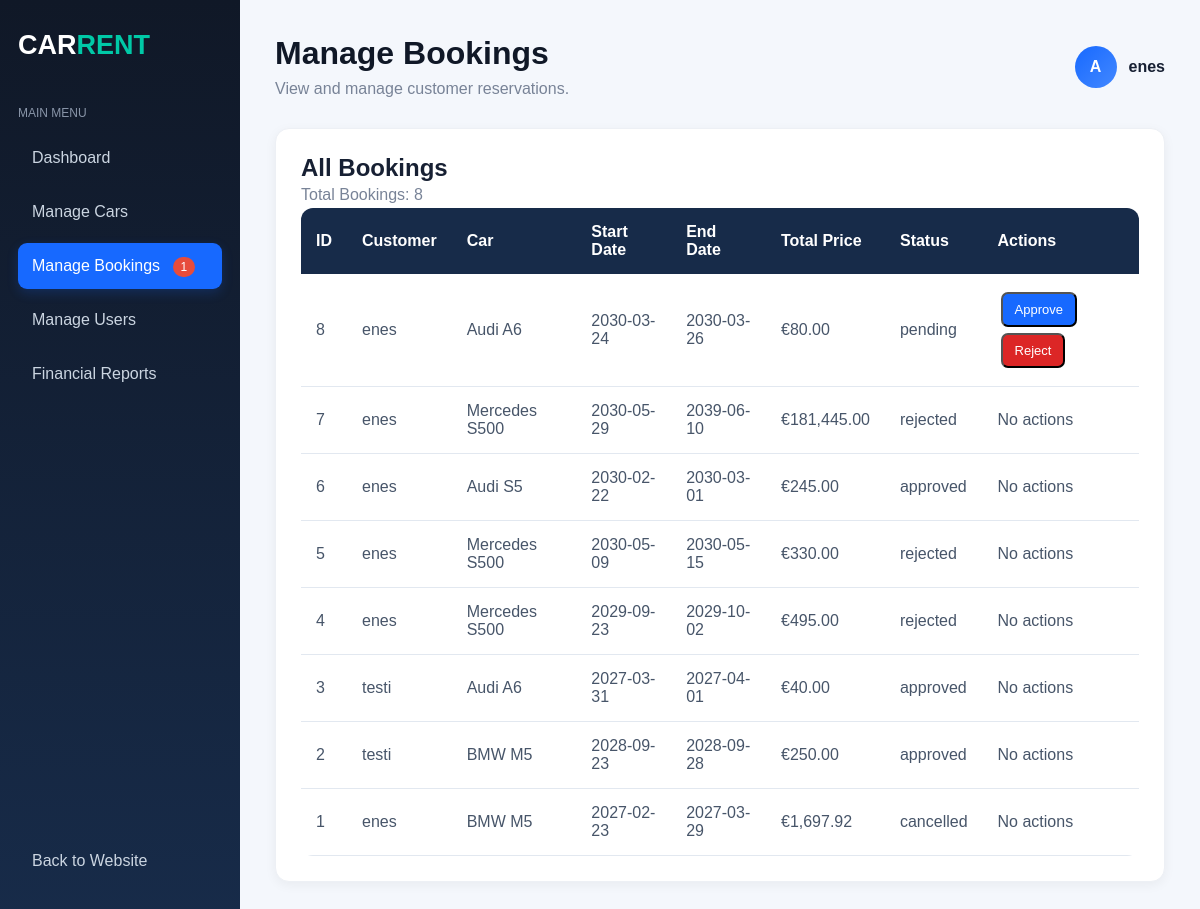
The app's page /admin/bookings.php (signed in) with its own data.
### tables this page shows
CREATE TABLE `bookings` (
  `id` int(11) NOT NULL,
  `user_id` int(11) NOT NULL,
  `car_id` int(11) NOT NULL,
  `start_date` date NOT NULL,
  `end_date` date NOT NULL,
  `total_price` decimal(10,2) NOT NULL,
  `status` enum('pending','approved','rejected','cancelled') DEFAULT 'pending',
  `created_at` timestamp NOT NULL DEFAULT current_timestamp()
);

CREATE TABLE `users` (
  `id` int(11) NOT NULL,
  `full_name` varchar(100) NOT NULL,
  `username` varchar(50) NOT NULL,
  `email` varchar(100) NOT NULL,
  `password` varchar(255) NOT NULL,
  `role` enum('admin','user') DEFAULT 'user',
  `created_at` timestamp NOT NULL DEFAULT current_timestamp()
);

CREATE TABLE `cars` (
  `id` int(11) NOT NULL,
  `brand` varchar(50) NOT NULL,
  `model` varchar(50) NOT NULL,
  `year` int(11) NOT NULL,
  `color` varchar(30) DEFAULT NULL,
  `price_per_day` decimal(10,2) NOT NULL,
  `image` varchar(255) DEFAULT NULL,
  `description` text DEFAULT NULL,
  `status` enum('available','unavailable') DEFAULT 'available',
  `created_at` timestamp NOT NULL DEFAULT current_timestamp()
);

### admin/bookings.php (the view, shortened to what this page needs)
<?php
require_once "../includes/config.php";
$pending_bookings = $conn->query("
    SELECT COUNT(*) FROM bookings
    WHERE status = 'pending'
")->fetchColumn();
$sql = "SELECT
            bookings.*,
            users.full_name,
            cars.brand,
            cars.model
        FROM bookings
        INNER JOIN users ON bookings.user_id = users.id
        INNER JOIN cars ON bookings.car_id = cars.id
        ORDER BY bookings.id DESC";
$stmt = $conn->prepare($sql);
$stmt->execute();
$bookings = $stmt->fetchAll();
?>
<!DOCTYPE html>
<html lang="en">
<head>
    <link rel="stylesheet" href="../assets/css/style.css">
</head>
<body class="admin-body">
<div class="admin-layout">
    <aside class="admin-sidebar">
        <h2 class="admin-logo">CAR<span>RENT</span></h2>
        <p class="sidebar-title">MAIN MENU</p>
        <a href="dashboard.php" class="sidebar-link">
            Dashboard
        </a>
        <a href="cars.php" class="sidebar-link">
            Manage Cars
        </a>
        <a href="bookings.php" class="sidebar-link active">
            Manage Bookings
                <?php if ($pending_bookings > 0): ?>
                    <span style="
                        background: #e74c3c;
                        color: white;
                        padding: 3px 8px;
                        border-radius: 20px;
                        font-size: 12px;
                        margin-left: 8px;
                     ">
                        <?php echo $pending_bookings; ?>
                    </span>
                <?php endif; ?>
        </a>
        <a href="users.php" class="sidebar-link">
            Manage Users
        </a>
        <a href="reports.php" class="sidebar-link">
            Financial Reports
        </a>
        <div class="sidebar-bottom">
            <a href="../index.php" class="sidebar-link">
                Back to Website
            </a>
        </div>
    </aside>
    <main class="admin-main">
        <div class="admin-topbar">
            <div>
                <h1>Manage Bookings</h1>
                <p>View and manage customer reservations.</p>
            </div>
            <div class="admin-profile">
                <div class="profile-circle">A</div>
                <span>
                    <?php echo htmlspecialchars($_SESSION["full_name"]); ?>
                </span>
            </div>
        </div>
        <div class="admin-info">
            <h2>All Bookings</h2>
            <p>Total Bookings: <?php echo count($bookings); ?></p>
            <div class="cars-table-container">
                <table class="cars-table">
                    <thead>
                        <tr>
                            <th>ID</th>
                            <th>Customer</th>
                            <th>Car</th>
                            <th>Start Date</th>
                            <th>End Date</th>
                            <th>Total Price</th>
                            <th>Status</th>
                            <th>Actions</th>
                        </tr>
                    </thead>
                    <tbody>
                    <?php if (count($bookings) > 0): ?>
                        <?php foreach ($bookings as $booking): ?>
                            <tr>
                                <td>
                                    <?php echo $booking["id"]; ?>
                                </td>
                                <td>
                                    <?php echo htmlspecialchars($booking["full_name"]); ?>
                                </td>
                                <td>
                                    <?php
                                    echo htmlspecialchars(
                                        $booking["brand"] . " " . $booking["model"]
                                    );
                                    ?>
                                </td>
                                <td>
                                    <?php echo htmlspecialchars($booking["start_date"]); ?>
                                </td>
                                <td>
                                    <?php echo htmlspecialchars($booking["end_date"]); ?>
                                </td>
                                <td>
                                    €<?php echo number_format($booking["total_price"], 2); ?>
                                </td>
                                <td>
                                    <?php echo htmlspecialchars($booking["status"]); ?>
                                </td>
                                <td>
                                    <?php if ($booking["status"] == "pending"): ?>
                                        <form method="POST" style="display:inline;">
                                            <button type="submit" class="edit-btn">
                                                Approve
                                            </button>
                                        </form>
                                        <form method="POST" style="display:inline;">
                                            <button type="submit" class="delete-btn">
                                                Reject
                                            </button>
                                        </form>
                                    <?php else: ?>
                                        No actions
                                    <?php endif; ?>
                                </td>
                            </tr>
                        <?php endforeach; ?>
                    <?php else: ?>
                        <tr>
                            <td colspan="8">No bookings found.</td>
                        </tr>
                    <?php endif; ?>
                    </tbody>
                </table>
            </div>
        </div>
    </main>
</div>
</body>
</html>

### assets/css/style.css (style rules this page uses)
* { margin: 0; padding: 0; box-sizing: border-box; font-family: Arial, sans-serif; }
body { background-color: #f5f6fa; color: #222; }
.admin-body { margin: 0; background: #f1f4f9; font-family: Arial, sans-serif; }
.admin-layout { display: flex; min-height: 100vh; }
.admin-sidebar { width: 240px; background: #101827; color: white; padding: 25px 18px; display: flex; flex-direction: column; box-sizing: border-box; }
.admin-logo { font-size: 27px; margin: 5px 0 45px; color: white; }
.admin-logo span { color: #3498db; }
.sidebar-title { color: #8995a8; font-size: 12px; margin-bottom: 15px; }
.sidebar-link { display: block; color: #cbd5e1; text-decoration: none; padding: 14px; border-radius: 8px; margin-bottom: 8px; transition: 0.3s; }
.sidebar-link:hover, .sidebar-link.active { background: #2563eb; color: white; }
.sidebar-bottom { margin-top: auto; }
.admin-main { flex: 1; padding: 35px; min-width: 0; }
.admin-topbar { display: flex; justify-content: space-between; align-items: center; gap: 15px; margin-bottom: 30px; }
.admin-topbar h1 { color: #172033; margin: 0 0 8px; }
.admin-topbar p { color: #788397; margin: 0; }
.admin-profile { display: flex; align-items: center; gap: 12px; font-weight: bold; color: #172033; }
.profile-circle { width: 42px; height: 42px; border-radius: 50%; background: #2563eb; color: white; display: flex; align-items: center; justify-content: center; }
.admin-info { background: white; padding: 25px; border-radius: 12px; margin-top: 30px; box-shadow: 0 3px 12px rgba(0,0,0,0.05); }
.admin-info h2 { color: #172033; }
.admin-info p { color: #788397; line-height: 1.6; }
.cars-table-container { width: 100%; overflow-x: auto; }
.cars-table { width: 100%; border-collapse: collapse; background: white; }
.cars-table th { background: #f1f4f9; color: #172033; padding: 15px; text-align: left; }
.cars-table td { padding: 15px; border-bottom: 1px solid #e5e7eb; color: #475569; }
.edit-btn, .delete-btn { display: inline-block; padding: 8px 12px; border-radius: 6px; text-decoration: none; color: white; font-size: 13px; margin: 3px; }
.edit-btn { background: #2563eb; }
.delete-btn { background: #dc2626; }
html { min-height: 100%; }
body { min-height: 100vh; display: flex; flex-direction: column; }
:root { --primary: #1769ff; --primary-dark: #1054d1; --navy: #101827; --mint: #00c9a7; --background: #f4f7fc; --white: #ffffff; --text: #172033; --muted: #718096; --border: #e2e8f0; }
body { background: var(--background); color: var(--text); }
html { scroll-behavior: smooth; }
.admin-sidebar { background: linear-gradient(180deg, #101827, #172b49); }
.admin-logo span { color: var(--mint); }
.sidebar-link { border-radius: 9px; transition: 0.25s; }
.sidebar-link:hover, .sidebar-link.active { background: var(--primary); box-shadow: 0 4px 12px rgba(23, 105, 255, 0.20); }
.admin-main { background: var(--background); }
.admin-topbar h1, .section-heading { color: var(--navy); }
.profile-circle { background: linear-gradient(135deg, var(--primary), #4388ff); }
.admin-info { border: 1px solid #edf0f5; border-radius: 14px; }
.cars-table, .bookings-table { border-radius: 12px; overflow: hidden; }
.cars-table th, .bookings-table th { background: #172b49; color: white; }
.cars-table td, .bookings-table td { border-bottom: 1px solid var(--border); }
.edit-btn { background: var(--primary); border-radius: 7px; }
.delete-btn { border-radius: 7px; }

### records on screen
bookings: id "8", user.full_name "enes", car.model "Audi A6", start_date "2030-03-24", end_date "2030-03-26", total_price "80.00", status "pending"
bookings: id "7", user.full_name "enes", car.model "Mercedes S500", start_date "2030-05-29", end_date "2039-06-10", total_price "181,445.00", status "rejected", shows "No actions"
bookings: id "6", user.full_name "enes", car.model "Audi S5", start_date "2030-02-22", end_date "2030-03-01", total_price "245.00", status "approved", shows "No actions"
bookings: id "5", user.full_name "enes", car.model "Mercedes S500", start_date "2030-05-09", end_date "2030-05-15", total_price "330.00", status "rejected", shows "No actions"
bookings: id "4", user.full_name "enes", car.model "Mercedes S500", start_date "2029-09-23", end_date "2029-10-02", total_price "495.00", status "rejected", shows "No actions"
bookings: id "3", user.full_name "testi", car.model "Audi A6", start_date "2027-03-31", end_date "2027-04-01", total_price "40.00", status "approved", shows "No actions"
bookings: id "2", user.full_name "testi", car.model "BMW M5", start_date "2028-09-23", end_date "2028-09-28", total_price "250.00", status "approved", shows "No actions"
bookings: id "1", user.full_name "enes", car.model "BMW M5", start_date "2027-02-23", end_date "2027-03-29", total_price "1,697.92", status "cancelled", shows "No actions"

### other values on screen
$pending_bookings "1"
$_SESSION["full_name"] "enes"
count($bookings) "8"
